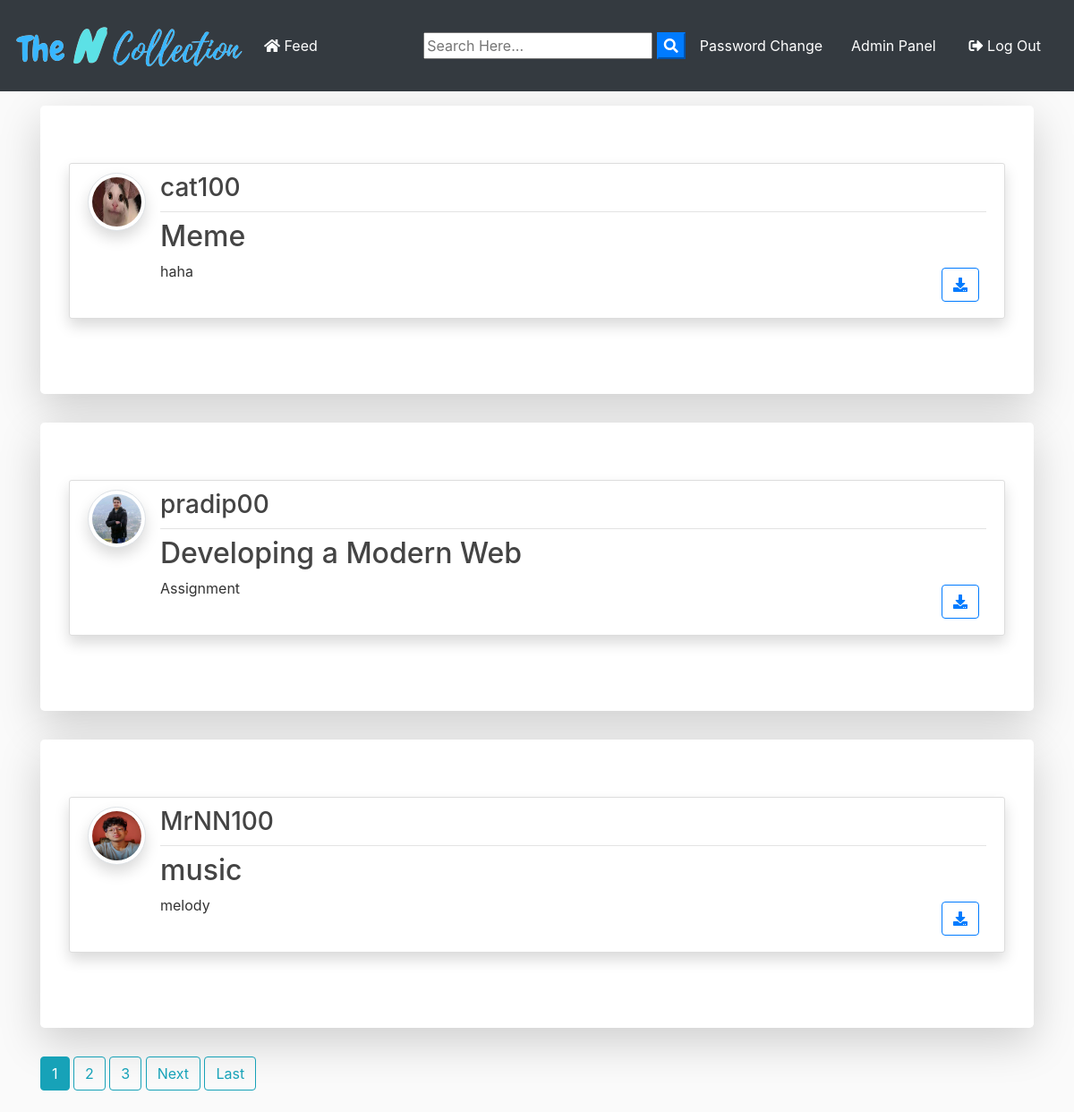
The page /droid/ (signed in) on the database its author committed.
### Droid/models.py (models this page shows, shortened)
class Post(models.Model):
	title = models.CharField(max_length=100)
	file = models.FileField(null=True,blank=True,upload_to='static/Files')
	content = models.TextField()
	date_posted = models.DateTimeField(default=timezone.now)
	author = models.ForeignKey(User, on_delete=models.CASCADE)

### userlogin/models.py (models this page shows)
class Profile(models.Model):
    user = models.OneToOneField(User, on_delete=models.CASCADE,related_name='profile')
    firstname = models.CharField(max_length=50)
    lastname = models.CharField(max_length=50)
    username = models.CharField(max_length=50)
    email = models.EmailField()
    phone = models.CharField(max_length=10)
    image = models.ImageField(upload_to='static/profiles_pic', default='static/images/sample_user.jpg')
    created_date = models.DateTimeField(auto_now_add=True)

### Droid/views.py (the view)
# urls.py: path('', PostListView.as_view(), name='blog-home'),
class PostListView(ListView):
    model = Post
    template_name = 'Droid/home.html'  # <app>/<model>_<viewtype>.html
    context_object_name = 'posts'
    ordering = ['-date_posted']
    paginate_by = 3

### Droid/templates/Droid/home.html (shortened to what this page needs)
{% extends "header.html" %}
{% block content %}
    {% for post in posts %}
      <div class="jumbotron mt-3 bg-white shadow-lg">
      <article class="media content-section shadow">
        <a href="{{ post.author.profile.image.url }}" target="_blank"> <img src="{{ post.author.profile.image.url }}" alt="none" class="article-img rounded-circle img-thumbnail img-fluid shadow">
        </a>
        <div class="media-body">
          <div class="article-metadata d-flex justify-content-between">
            <a class="mr-2 " href="{% url 'user-posts' post.author.username  %}"><h3>{{ post.author }}</h3></a>
          </div>
          <h2><a class="article-title text-justify " href="{% url 'post-detail' post.id %}">{{ post.title }}</a></h2>
          <div class="d-flex justify-content-between">
            <p class="article-content text-justify text-truncate overflow-hidden">{{ post.content }}</p>
            {% if post.file %}
          <div class="form-group mt-0 pt-0  m-2">
            <a class="btn btn-outline-primary  btn-d "  href="{{ post.file.url }}"  download type="submit"><i class="fas fa-download"></i></a>
          </div>
          {% endif %}
          </div>
        </div>
      </article>
      </div>
    {% endfor %}
    {% if is_paginated %}
      {% for num in page_obj.paginator.page_range %}
        {% if page_obj.number == num %}
          <a class="btn btn-info mb-4" href="?page={{ num }}">{{ num }}</a>
        {% elif num > page_obj.number|add:'-3' and num < page_obj.number|add:'3' %}
          <a class="btn btn-outline-info mb-4" href="?page={{ num }}">{{ num }}</a>
        {% endif %}
      {% endfor %}
      {% if page_obj.has_next %}
        <a class="btn btn-outline-info mb-4" href="?page={{ page_obj.next_page_number }}">Next</a>
        <a class="btn btn-outline-info mb-4" href="?page={{ page_obj.paginator.num_pages }}">Last</a>
      {% endif %}
    {% endif %}
{% endblock content %}

### static/css/main.css (style rules this page uses)
body { background: #fafafa; color: #333333; margin-top: 0; }
h1, h2, h3, h4, h5, h6 { color: #444444; }
.content-section { background: #ffffff; padding: 10px 20px; border: 1px solid #dddddd; border-radius: 3px; margin-bottom: 20px; }
.article-title { color: #444444; }
.article-content { white-space: pre-line; }
.article-img { height: 65px; width: 65px; margin-right: 16px; }
.article-metadata { padding-bottom: 1px; margin-bottom: 4px; border-bottom: 1px solid #e3e3e3 }

### rows shown on the page
Post: author.profile.image (picture), author "cat100", title "Meme", content "haha"
Post: author.profile.image (picture), author "pradip00", title "Developing a Modern Web", content "Assignment"
Post: author.profile.image (picture), author "MrNN100", title "music", content "melody"

### other values the page prints
{{ num }} "1"
{{ num }} "2" "3"
